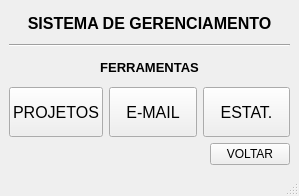
<?xml version="1.0" encoding="UTF-8"?>
<ui version="4.0">
 <class>MainWindow</class>
 <widget class="QMainWindow" name="MainWindow">
  <property name="geometry">
   <rect>
    <x>0</x>
    <y>0</y>
    <width>299</width>
    <height>196</height>
   </rect>
  </property>
  <property name="windowTitle">
   <string>MainWindow</string>
  </property>
  <widget class="QWidget" name="centralwidget">
   <layout class="QGridLayout" name="gridLayout">
    <item row="0" column="0" colspan="2">
     <widget class="QLabel" name="label">
      <property name="font">
       <font>
        <pointsize>12</pointsize>
        <weight>75</weight>
        <italic>false</italic>
        <bold>true</bold>
        <underline>false</underline>
        <strikeout>false</strikeout>
        <kerning>true</kerning>
       </font>
      </property>
      <property name="text">
       <string>SISTEMA DE GERENCIAMENTO</string>
      </property>
      <property name="alignment">
       <set>Qt::AlignCenter</set>
      </property>
     </widget>
    </item>
    <item row="1" column="0" colspan="2">
     <widget class="Line" name="line">
      <property name="orientation">
       <enum>Qt::Horizontal</enum>
      </property>
     </widget>
    </item>
    <item row="3" column="0" colspan="2">
     <layout class="QHBoxLayout" name="horizontalLayout">
      <item>
       <widget class="QPushButton" name="btn_projetos">
        <property name="minimumSize">
         <size>
          <width>0</width>
          <height>50</height>
         </size>
        </property>
        <property name="font">
         <font>
          <pointsize>12</pointsize>
          <weight>50</weight>
          <bold>false</bold>
         </font>
        </property>
        <property name="text">
         <string>PROJETOS</string>
        </property>
       </widget>
      </item>
      <item>
       <widget class="QPushButton" name="btn_email">
        <property name="minimumSize">
         <size>
          <width>0</width>
          <height>50</height>
         </size>
        </property>
        <property name="font">
         <font>
          <pointsize>12</pointsize>
          <weight>50</weight>
          <bold>false</bold>
         </font>
        </property>
        <property name="text">
         <string>E-MAIL</string>
        </property>
       </widget>
      </item>
      <item>
       <widget class="QPushButton" name="btn_calc">
        <property name="minimumSize">
         <size>
          <width>0</width>
          <height>50</height>
         </size>
        </property>
        <property name="font">
         <font>
          <pointsize>12</pointsize>
          <weight>50</weight>
          <bold>false</bold>
         </font>
        </property>
        <property name="text">
         <string>ESTAT.</string>
        </property>
       </widget>
      </item>
     </layout>
    </item>
    <item row="4" column="0">
     <spacer name="horizontalSpacer">
      <property name="orientation">
       <enum>Qt::Horizontal</enum>
      </property>
      <property name="sizeHint" stdset="0">
       <size>
        <width>197</width>
        <height>20</height>
       </size>
      </property>
     </spacer>
    </item>
    <item row="4" column="1">
     <widget class="QPushButton" name="btn_voltar">
      <property name="text">
       <string>VOLTAR</string>
      </property>
     </widget>
    </item>
    <item row="2" column="0" colspan="2">
     <widget class="QLabel" name="label_2">
      <property name="font">
       <font>
        <pointsize>10</pointsize>
        <weight>75</weight>
        <bold>true</bold>
       </font>
      </property>
      <property name="text">
       <string>FERRAMENTAS</string>
      </property>
      <property name="alignment">
       <set>Qt::AlignCenter</set>
      </property>
     </widget>
    </item>
   </layout>
  </widget>
  <widget class="QMenuBar" name="menubar">
   <property name="geometry">
    <rect>
     <x>0</x>
     <y>0</y>
     <width>299</width>
     <height>21</height>
    </rect>
   </property>
  </widget>
  <widget class="QStatusBar" name="statusbar"/>
 </widget>
 <resources/>
 <connections/>
</ui>
